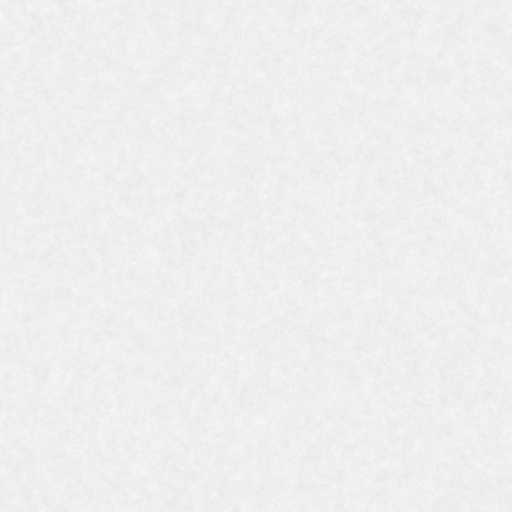
#> input picture assets/sofa-pilot/materials/boucle/basecolor.jpg, 1024 x 1024 px (shown at 1/2 size)
$ python generate_embedded_areia.py
#> lines starting #> are read from the running program, lines starting #| are printed output that depends on the picture
"""Re-tint the EMBEDDED initial body bouclé (colour ID `areia`) - EXT-001 r2, revision 2.1.0.

Run from the repo root (any numpy>=1.26 + Pillow):
    python assets/sofa-pilot/source/generate_embedded_areia.py
Writes ONLY source/embedded-boucle-areia.jpg and source/mobile-boucle/basecolor.jpg.
It does NOT run generate_materials.py and does not touch the neutral fabric maps.

Same contract as generate_materials.embedded_variants(): neutral bouclé base colour
(materials/boucle/basecolor.jpg, CC0) times the areia tint in sRGB, box-filtered to 512 px.
The viewer's external path multiplies the same neutral map by COLORS.areia, so the tint below
MUST equal COLORS.areia in viewer/sofa-viewer.js and viewer/contract.json (tested).

2.0.0 used [216, 201, 178] (#d8c9b2), a warm cream that read plastic/yellow next to SOFA-2.jpg.
2.1.0 uses a light warm grey-beige read from the photo by eye (a VISUAL ESTIMATE of the
upholstery under the photo's light, not a measured dye or a commercial colour).
"""
from pathlib import Path
import numpy as np
from PIL import Image

ROOT = Path(__file__).resolve().parents[1]
AREIA = (182, 176, 168)   # '#b6b0a8' == COLORS.areia (viewer + contract)

if __name__ == '__main__':
    neutral = np.asarray(Image.open(ROOT / 'materials' / 'boucle' / 'basecolor.jpg').convert('RGB')).astype(np.float64)
    tinted = Image.fromarray(np.uint8(np.round(np.clip(neutral * (np.array(AREIA) / 255.0), 0, 255))))
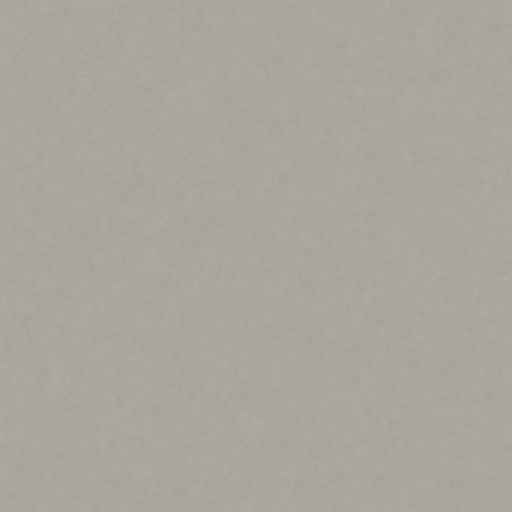
#> tinted: PIL image 1024x1024 RGB (shown at 1/2 size); mean R, G, B 170.3, 164.8, 157.1
    small = tinted.resize((512, 512), Image.Resampling.BOX)
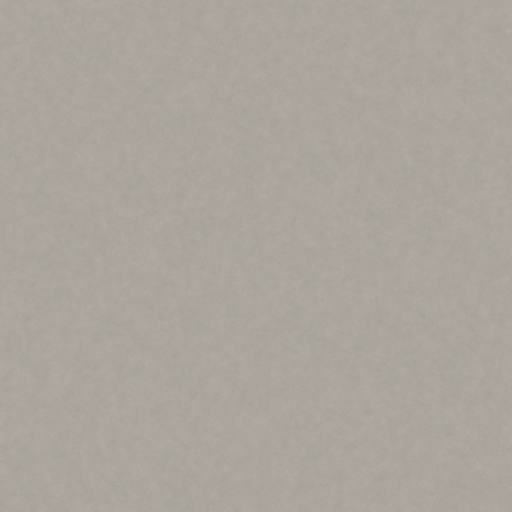
#> small: PIL image 512x512 RGB; mean R, G, B 170.8, 165.2, 157.6
    for dest in (ROOT / 'source' / 'embedded-boucle-areia.jpg', ROOT / 'source' / 'mobile-boucle' / 'basecolor.jpg'):
        small.save(dest, quality=92, subsampling=0, optimize=True)
        print('written', dest.relative_to(ROOT))
